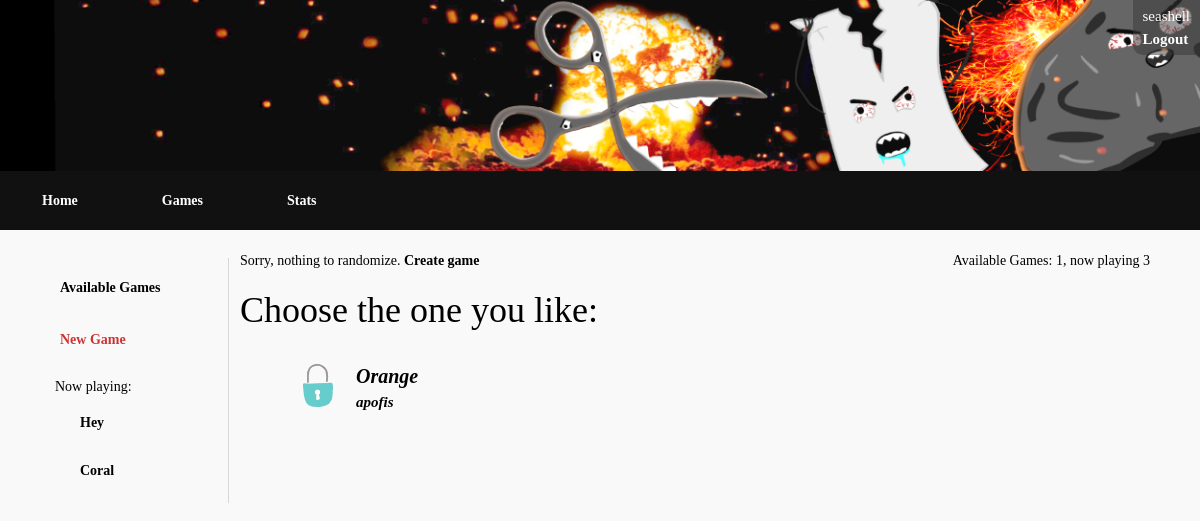
Page /game/ (signed in) on the committed database.
### testapp/models.py (models this page shows)
class Game(models.Model):
    isCompleted = models.BooleanField(default=False)
    isPublic = models.BooleanField()
    password = models.CharField(max_length=10, null=True)
    gameName = models.CharField(max_length=100, default='NoNameGame')
    ownerID = models.ForeignKey(User, on_delete=models.CASCADE, related_name='owner')
    secondPlayerID =models.ForeignKey(User, on_delete=models.SET_NULL, null=True, related_name='secondPlayer')
    winnerID = models.ForeignKey(User, on_delete=models.SET_NULL, null=True, related_name='winner')
    ownerScore = models.IntegerField(default=0)
    secondPlayerScore = models.IntegerField(default=0)

### game/views.py (the view)
# urls.py: path('game/', include('game.urls')),
@login_required()
def game(request):
    games = Game.objects.filter(Q(secondPlayerID__isnull=True), isCompleted=False)
    games = games.exclude(ownerID=request.user)
    activeGames = Game.objects.filter(Q(ownerID=request.user) | Q(secondPlayerID=request.user))
    activeGames = activeGames.exclude(isCompleted=True)
    return render(
        request, 'game/game.html', {'userGames': activeGames,
                                    'public': games.exclude(isPublic=False).count(),
                                    'games': games,
                                    'allgamesstats': {
                                        'available': games.count(),
                                        'inProgress': Game.objects.filter(isCompleted=False).count()
                                    }}
    )

### templates/game/game.html (shortened to what this page needs)
{% extends "base_gamewindow.html" %}
{% block content %}
    {% if games.count > 0 %}
        <div id="allgames-top">
            <span id="allgames-top-create">
                {% if public > 0 %}Can't choose? <a href="{% url 'Join Game' %}?id=r">Randomize</a>
                {% else %} Sorry, nothing to randomize. <a href="{% url 'New Game' %}">Create game</a>
                    {% endif %}
            </span>
            <span id="allgames-top-stats">Available Games: {{ allgamesstats.available }}, now playing {{ allgamesstats.inProgress }}</span>
        </div>
        <h1>Choose the one you like: </h1>
        <ul id="availablegame-list">
        {% for game in games %}
            <li>
            {% if game.isPublic %}
                <div class="isprivate"></div>
            {% else %}
                <div class="isprivate"><img src="../../static/img/private.png" /></div>
            {% endif %}
                <div>
                <a class="availableGame" href="{% url 'Join Game' %}?id={{ game.id }}">
                <div>{{ game.gameName }}</div> <br/>
                <span>{{ game.ownerID.username }}</span>
                </a>
            </div></li>
        {% endfor %}
        </ul>
    {% else %}
         <p>No games available! <a href="{% url 'New Game' %}"> New game</a></p>
    {% endif %}
{% endblock %}

### templates/base_gamewindow.html
{% extends "base_generic.html" %}
{% block aside %}
    <aside id="gamenav">
    <ul>
    <li class="gamenawitem"><a href="{% url 'All Games' %}">Available Games</a></li>
    <li class="gamenawitem" id="gamenav-newgame"><a href="{% url 'New Game' %}">New Game</a></li>
        <li class="gamenawitem" id="gamenav-gamelist"><span>Now playing:</span>
        <ul>
            {% if userGames.count != 0 %}
                {% for game in userGames %}
                    <li class="gamenav-listitem"><a href="{% url 'Join Game' %}?id={{ game.id }}">{{ game.gameName }}</a></li>
                {% endfor %}
            {% else %}
            <li>Sorry, no games!</li>
            {% endif %}
        </ul>
    </li>
    </ul>
    </aside>
{% endblock %}

### templates/base_generic.html (shortened to what this page needs)
<!DOCTYPE html>
<html lang="en">
<head>
  <link rel="stylesheet" href="https://maxcdn.bootstrapcdn.com/bootstrap/3.3.7/css/bootstrap.min.css">
  {% load static %}
  <link rel="stylesheet" href="{% static '../static/css/styles.css' %}">
</head>
<body>
<header><img src="/static/img/bg.jpg"/></header>
      <nav>
      <ul>
          <li><a href="{% url 'Home' %}">Home</a></li>
          <li><a href="{% url 'All Games' %}">Games</a></li>
          <li><a href="{% url 'Games Stats' %}">Stats</a></li>
      </ul>
          <div id="user">
        {% if user.is_authenticated %}
            <div id="username">{{ user.get_username }}</div>
              <a href="{% url 'logout'%}?next=/accounts/login">Logout</a>
          {% else %}
             <div><a href="{% url 'login'%}?next={{request.path}}">Login</a></div>
            {% endif %}
    </div>
      </nav>
      {% block aside %}{% endblock %}
      <main>
      {% block content %}{% endblock %}
      </main>
</body>
</html>

### static/css/styles.css (style rules this page uses)
:root { --main-bg-color: #f9f9f9; --em-color: #008060; --em-color-red: #CC3434; }
body { display: table; font-family: Verdana, fantasy; border: 0; padding: 0; margin: 0; border-style: none; background-color: var(--main-bg-color); color: black; width: 100%; line-height: 1.5; }
header { padding: 1em; display: table-header-group; width: 100%; height: 100px; }
header img { width: 100%; }
#user { width: auto; border-radius: 0 0 0 10px; position: fixed; font-size: 15px; color: white; padding: 5px; padding-left: 10px; padding-right: 10px; top: 0; right: 0; border: none; background-color: rgba(55,55,55,0.5); }
#user a { color: white; }
aside { display: inline-block; }
nav { display: table-row-group; width: 100%; margin-bottom: 0; }
nav ul { position: -webkit-sticky; position: sticky; top: 0; list-style-type: none; margin: 0; padding: 0; overflow: hidden; background-color: #111111; }
nav ul li { float: left; }
nav ul li a { color: white; }
nav ul li a:link { display: block; background-color: #111111; padding: 3em; padding-top: 1em; padding-bottom: 1em; text-decoration: none; border:0; border-top: 5px; border-bottom: 5px; border-style: solid; border-color: #111; }
#availablegame-list, #notifications-list { list-style-type: none; }
#availablegame-list li div { display: inline-block; }
.availableGame, .notification-item { padding: 20px; display: inline-block; float: left; border: var(--main-bg-color); }
.availableGame div, .notification-item div, .notification-item a div div, .notification-item div div { font-size: 20px; }
.availableGame, .notification-item span, .notification-item a div span, .notification-item div span { font-size: 15px; font-style: italic; }
.isprivate { margin: 3px; display: block; padding: 20px; float: left; width: 50px; }
.isprivate img { width: 30px; }
#gamenav { float: left; margin-top: 2em; padding-right: 2em; border-right-width: thin; border-right-color: #d7d7d7; border-right-style: solid; }
#gamenav ul { list-style-type: none; padding-left: 20px; }
.gamenawitem { margin: 7px; }
.gamenawitem a { margin: 3px; padding: 7px 25px 7px 25px; display: block; border: var(--main-bg-color); border-radius: 20px; border-style: solid; border-width: thick; }
#gamenav-gamelist { margin-top: 7px; padding-top: 7px; }
.gamenawitem span { margin: 3px; margin-top: 25px; padding: 7px 25px 7px 25px; }
#gamenav-newgame a { color: var(--em-color-red); }
#allgames-top-stats { position: absolute; right: 50px; }
main { display: block; padding: 0; margin: auto; margin-top: 20px; margin-left: 20%; }
a { font-weight: bolder; color: black; }

### rows in the picture
Game: gameName "Hey"
Game: gameName "Coral"
Game: isPublic False (drawn), gameName "Orange", ownerID.username "apofis"

### other values in the picture
{{ user.get_username }} "seashell"
{{ allgamesstats.available }} "1"
{{ allgamesstats.inProgress }} "3"
